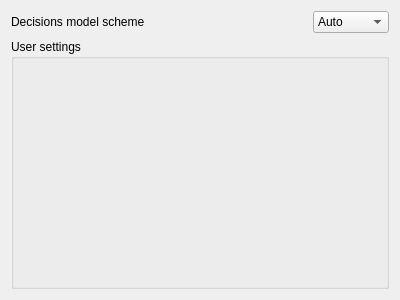
<?xml version="1.0" encoding="UTF-8"?>
<ui version="4.0">
 <class>DecisionModelSelectorWidget</class>
 <widget class="QWidget" name="DecisionModelSelectorWidget">
  <property name="geometry">
   <rect>
    <x>0</x>
    <y>0</y>
    <width>400</width>
    <height>300</height>
   </rect>
  </property>
  <property name="windowTitle">
   <string>Form</string>
  </property>
  <layout class="QGridLayout" name="gridLayout">
   <item row="0" column="0">
    <widget class="QLabel" name="label_4">
     <property name="text">
      <string>Decisions model scheme</string>
     </property>
    </widget>
   </item>
   <item row="0" column="2">
    <spacer name="horizontalSpacer_3">
     <property name="orientation">
      <enum>Qt::Horizontal</enum>
     </property>
     <property name="sizeHint" stdset="0">
      <size>
       <width>132</width>
       <height>21</height>
      </size>
     </property>
    </spacer>
   </item>
   <item row="1" column="0" colspan="4">
    <widget class="QGroupBox" name="groupBox">
     <property name="title">
      <string>User settings</string>
     </property>
    </widget>
   </item>
   <item row="0" column="3">
    <widget class="QComboBox" name="decisionsModelComboBox">
     <item>
      <property name="text">
       <string>Auto</string>
      </property>
     </item>
     <item>
      <property name="text">
       <string>Redland</string>
      </property>
     </item>
     <item>
      <property name="text">
       <string>Virtuoso</string>
      </property>
     </item>
     <item>
      <property name="text">
       <string>User</string>
      </property>
     </item>
    </widget>
   </item>
  </layout>
 </widget>
 <resources/>
 <connections/>
</ui>
